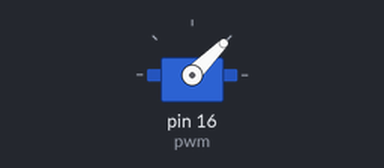
Bench run of a program on a simulated Raspberry Pi (header pin numbers). Parts: servo. Servo angles are drawn from the pulse width (0.5 ms = 0°, 2.5 ms = 180°). At 1.5 s the program stops and its outputs stay as they are.

Above: at 0.1 s.
At 0.6 s:
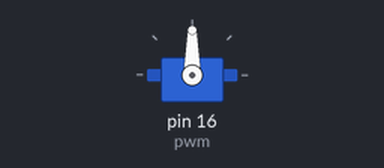
At 1.1 s:
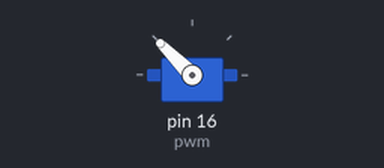
Timing chart, 0 to 2.6 s (numbered marks = the images above):
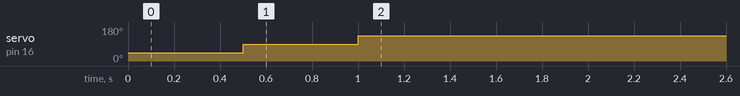

The program:

servo_control.py
```python
# We imports the GPIO module
import RPi.GPIO as GPIO
# We import the command sleep from time
from time import sleep

# Stops all warnings from appearing
GPIO.setwarnings(False)

# We name all the pins on BOARD mode
GPIO.setmode(GPIO.BOARD)
# Set an output for the PWM Signal
GPIO.setup(16, GPIO.OUT)

# Set up the  PWM on pin #16 at 50Hz
pwm = GPIO.PWM(16, 50)
pwm.start(0)  # Start the servo with 0 duty cycle ( at 0 deg position )
pwm.ChangeDutyCycle(5)  # Tells the servo to turn to the left ( -90 deg position )
sleep(0.5)  # Tells the servo to Delay for 5sec
pwm.ChangeDutyCycle(7.5)  # Tells the servo to turn to the neutral position ( at 0 deg position )
sleep(0.5)  # Tells the servo to Delay for 5sec
pwm.ChangeDutyCycle(10)  # Tells the servo to turn to the right ( +90 deg position )
sleep(0.5)  # Tells the servo to Delay for 5sec
pwm.stop(0)  # Stop the servo with 0 duty cycle ( at 0 deg position )
GPIO.cleanup()  # Clean up all the ports we've used.
```

Measured:
- by itself, servo on pin 16 (pwm): 45° → 90° at 0.50 s, → 135° 0.50 s later
